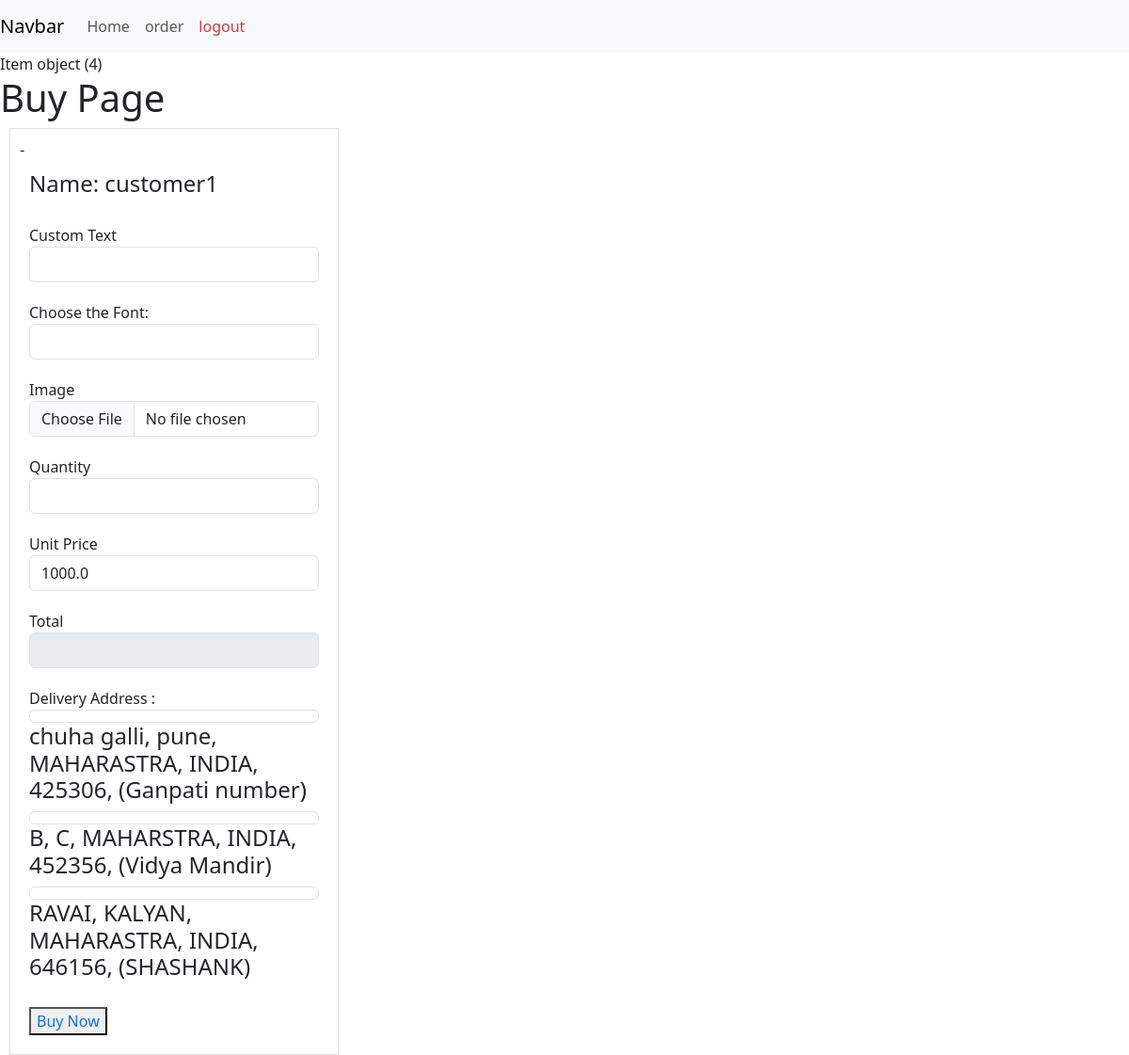
/buy/4/ (signed in), run on the app's committed database.
### custome_app/models.py (models this page shows)
class Item(models.Model):
    name = models.CharField(max_length=200)
    item_size = models.ForeignKey(ItemSize, on_delete=models.SET_NULL, null=True, blank=True, related_name='items')
    price = models.FloatField()
    color = models.ForeignKey(Color, on_delete=models.SET_NULL, null=True, blank=True, related_name='items')
    subcategory = models.ForeignKey(SubCategory, on_delete=models.SET_NULL, null=True, related_name='items')
    class Meta:
        unique_together = ('name', 'subcategory')

class Address(models.Model):
    land_mark = models.CharField(max_length=50)
    street_name = models.CharField(max_length=50)
    city = models.CharField(max_length=50)
    taluka = models.CharField(max_length=50)
    address = models.TextField()
    state = models.CharField(max_length=50)
    country = models.CharField(max_length=50, default='India')
    pin = models.CharField(max_length=6)
    longitude = models.FloatField(null=True, blank=True)
    lattitude = models.FloatField(null=True, blank=True)
    customer = models.ForeignKey(Customer, on_delete=models.CASCADE, related_name='addresses')
    default_address = models.BooleanField(default=False)

### custome_app/views.py (the view, shortened to what this page needs)
# urls.py: path('buy/<int:item_id>/', BuyView.as_view(), name='buy_url')
class BuyView(views.View):
    def get(self, request, item_id):
        template_name = 'customer_function/buy.html'
        item = Item.objects.get(id=item_id)
        fonts = Font.objects.all()
        obj = Item.objects.get(id=item_id)
        price = obj.price
        name = request.user.username
        print(request.user.username)
        adressses = request.user.customer.addresses.all()
        context = {'item': item, 'fonts': fonts, 'name': name, 'adressses': adressses, 'price': price}
        return render(request, template_name, context)

### templates/customer_function/buy.html (shortened to what this page needs)
{% extends 'custome_app/customer_homepage.html' %}
{% block main %}
<h1> Buy Page </h1>
<form class="border border-1" style="margin-left: 10px; width: 350px;padding:10px;" method="post" enctype="multipart/form-data">
    <table>
    <tbody>
        <tr>
            <td>
                <h4>Name: {{ name }}</h4>
            </td>
        </tr>
        <tr>
            <td>
            <label for="cust_text">Custom Text</label><br>
            <input type="text" id="cust_text" name="cust_text" class="form-control">
            </td>
        </tr>
        <tr>
            <td>
                <label for="font">Choose the Font:</label>
                <select name="font" id="font" class="form-control">
                    <option value=""></option>
                    {% for font in fonts %}
                        <option value="{{ font.id }}">{{ font.name }}</option>
                    {% endfor %}
                </select>
            </td>
        </tr>
        <tr>
            <td>
                <label for="image">Image</label><br>
                <input type="file" id="image" name="image" class="form-control">
            </td>
        </tr>
        <tr>
            <td>
            <label for="quantity">Quantity</label><br>
            <input type="number" id="quantity" name="quantity" class="form-control">
            </td>
        </tr>
        <tr>
            <td>
            <label for="unit_price">Unit  Price</label><br>
            <input type="number" id="unit_price" name="unit_price" class="form-control" value="{{ price }}">
            </td>
        </tr>
        <tr>
            <td>
            <label for="total">Total</label><br>
            <input type="number" id="total" name="total" class="form-control" disabled="disabled">
            </td>
        </tr>
        <tr>
            <td>
                <label for="address">Delivery Address :</label>
                {% for adr in adressses %}
                <h4>
                <input type="radio" name="address" id="address" value="{{adr.id}}" class="form-control">
                {{adr.street_name}}, {{adr.city}}, {{adr.state}}, {{adr.country}}, {{adr.pin}}, ({{adr.land_mark}})
                {% endfor %}
                </h4>
            </td>
        </tr>
    <tr>
        <td><button class='text-primary' type="submit"> Buy Now </button></td>
    </tr>
    </tbody>
</table>
</form>
{% endblock %}

### templates/customer_function/buy.html (style rules this page uses)
tr, td { padding: 10px; }

### data on the page
Item: unit_price "1000.0"
Address: street_name "chuha galli", city "pune", state "MAHARASTRA", country "INDIA", pin "425306", land_mark "Ganpati number"
Address: street_name "B", city "C", state "MAHARSTRA", country "INDIA", pin "452356", land_mark "Vidya Mandir"
Address: street_name "RAVAI", city "KALYAN", state "MAHARASTRA", country "INDIA", pin "646156", land_mark "SHASHANK"

### other printed values
{{ name }} "customer1"
